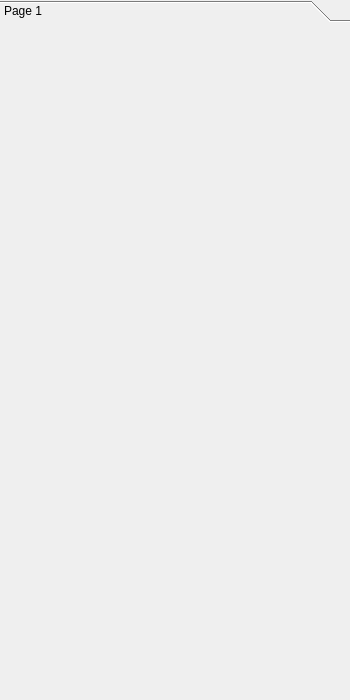
<?xml version="1.0" encoding="UTF-8"?>
<ui version="4.0">
 <class>mainPage</class>
 <widget class="QWidget" name="mainPage">
  <property name="geometry">
   <rect>
    <x>0</x>
    <y>0</y>
    <width>350</width>
    <height>700</height>
   </rect>
  </property>
  <property name="minimumSize">
   <size>
    <width>350</width>
    <height>700</height>
   </size>
  </property>
  <property name="maximumSize">
   <size>
    <width>350</width>
    <height>700</height>
   </size>
  </property>
  <property name="windowTitle">
   <string>Form</string>
  </property>
  <layout class="QHBoxLayout" name="horizontalLayout">
   <property name="leftMargin">
    <number>0</number>
   </property>
   <property name="topMargin">
    <number>0</number>
   </property>
   <property name="rightMargin">
    <number>0</number>
   </property>
   <property name="bottomMargin">
    <number>0</number>
   </property>
   <item>
    <widget class="QToolBox" name="toolBox">
     <property name="currentIndex">
      <number>0</number>
     </property>
     <widget class="QWidget" name="page">
      <property name="geometry">
       <rect>
        <x>0</x>
        <y>0</y>
        <width>350</width>
        <height>670</height>
       </rect>
      </property>
      <attribute name="label">
       <string>Page 1</string>
      </attribute>
      <layout class="QVBoxLayout" name="vlayout">
       <property name="leftMargin">
        <number>0</number>
       </property>
       <property name="topMargin">
        <number>0</number>
       </property>
       <property name="rightMargin">
        <number>0</number>
       </property>
       <property name="bottomMargin">
        <number>0</number>
       </property>
      </layout>
     </widget>
    </widget>
   </item>
  </layout>
 </widget>
 <resources/>
 <connections/>
</ui>
